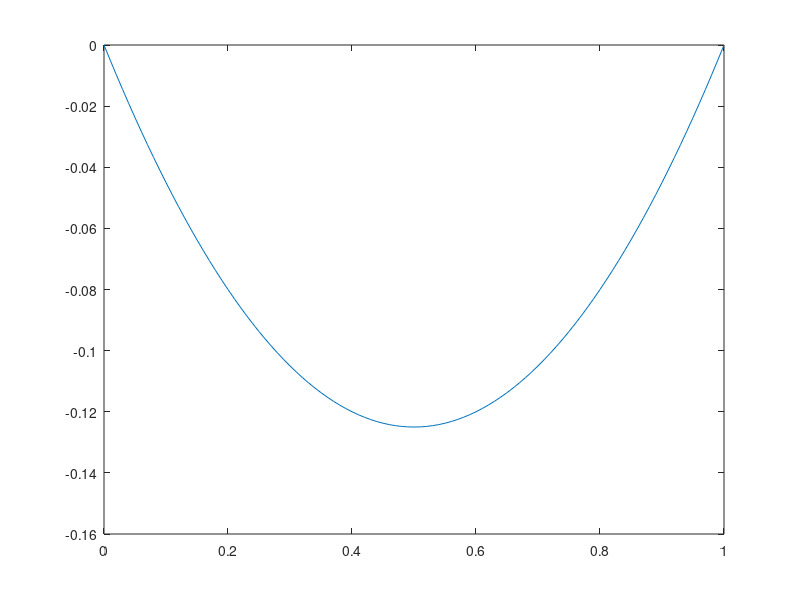

Reproduce this figure in MATLAB. (Note: this script raises an error after producing the figure.)
%ME 4602: Transient NonLinear Finite Element Methods
%Homework Set 1: Strings
%Written on 12/10/15
%Written by Justin Clough

clc
clear

%constants (Unity)
L=1;
T=1;
W=1;

%Analytical
x0=0; %start point
xf=L;   %end point
dx=0.01; %resolution
for i=1:(xf-x0)/dx+1;
    x(i)=x0+(i-1)*dx;
    vana(i)=W/(2*T)*(x(i)^2-L*x(i));
end
clear i

%Numerical: Weighted Residuals
n=5; %number of elements
l=L/n; %determine length of equal length elements
for i=1:n+1
    x_num(i)=(i-1)*L/n;
end
%Assign Boundary Conditions
%Essential
BC1=0;
BC2=0;
%no natural assigned
%construct matricies
%Global Force Matrix
for j=1:n-1
    F(j)=2*(-W*l/2);
end
clear j
%Reduced Stiffness Matrix
for i=1:n-1
    for j=1:n-1
        if i==j
            K_Red(j,i)=T/l*2;
        elseif i-1==j || i+1==j
            K_Red(j,i)=T/l*-1;
        end
    end
end
clear i j
%solve for Displacements
v_red=transpose(F*inv(K_Red));
for i=1:n+1
    if i==1
        V_num(i)=BC1;
    elseif i==n+1
        V_num(i)=BC2;
    else
        V_num(i)=v_red(i-1);
    end
end
clear i

xnum0=0;
N=l/dx;
for i=1:n;
    for j=1:N+1
        xnum((i-1)*N+j)=xnum0+((i-1)*N+j-1)*dx;
        xhat(j)=(j-1)*dx;
        vnum((i-1)*N+j)=V_num(i)*(1-xhat(j)/l)+V_num(i+1)*(xhat(j)/l);
    end
    clear j
end
clear i


plot(x, vana)
hold
plot(xnum, vnum, :)
xlabel('Horizontal Position')
ylabel('Verticle Deflection')
title('Snow Loaded String Deflection')
legend('Analytical','Finite Elements','Location','Southeast')


for i=1:L/dx+1
    error(i)=vana(i)-vnum(i)
end

figure
plot(xnum, error)
title('Absolute Error in Deflection')
xlabel('Horizontal Position')
ylabel('Error of Verticle Deflection')
grid on
